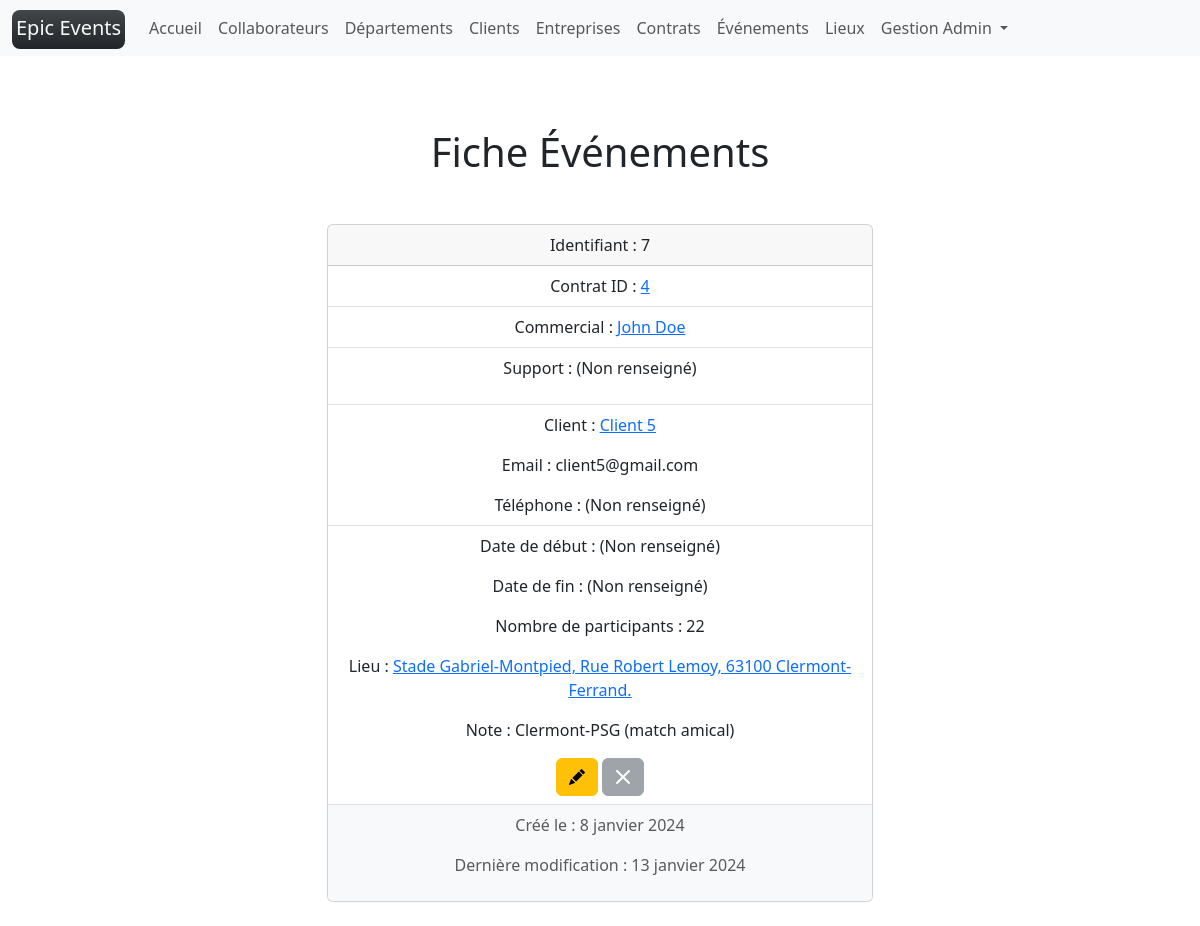
The app's page /events/7/ (signed in) with its own data.
### epic_events/models/collaborator.py (models this page shows, shortened)
class Collaborator(UserMixin, AbstractUser):
    department = models.ForeignKey(to=Department, on_delete=models.RESTRICT, null=True)
    birthdate = models.DateField(verbose_name="Date de naissance")
    REQUIRED_FIELDS = ["first_name", "last_name"]
    USERNAME_FIELD = "email"
    username = date_joined = None
    @property
    def str_id(self) -> str:
        if self.id:
            return str(self.id)
        return unfilled
    @property
    def role(self) -> str:
        if self.department:
            return self.department.name
        return unfilled
    @property
    def title(self) -> str:
        if self.first_name:
            return f"{self.role} {self.first_name.capitalize()}"
        return f"{self.role} {unfilled}"

### epic_events/models/department.py (models this page shows, shortened)
class Department(NameFieldMixin):
    @classmethod
    def french_name(self) -> str:
        """used in flash messages"""
        return "Département"

### epic_events/models/contract_event.py (models this page shows, shortened)
class Event(TimeFieldMixin):
    contract = models.ForeignKey(to=Contract, on_delete=models.CASCADE, null=True)
    location = models.ForeignKey(to=Location, on_delete=models.SET_NULL, null=True)
    support = models.ForeignKey(
        to=Collaborator, on_delete=models.SET_NULL, null=True, blank=True
    )
    attendees = models.PositiveIntegerField(
        default=0, verbose_name="Nombre de participants"
    )
    start_date = models.DateTimeField(
        verbose_name="Date de début", null=True, blank=True
    )
    end_date = models.DateTimeField(verbose_name="Date de fin", null=True, blank=True)
    note = models.TextField(max_length=2048, null=True, blank=True)
    @property
    def address(self):
        if self.location:
            return str(self.location)
        return unfilled
    @property
    def customer_name(self):
        if self.contract:
            return self.contract.customer_name
        return unfilled
    @property
    def customer_email(self):
        if self.contract:
            return self.contract.customer_email
        return unfilled
    @property
    def customer_phone(self):
        if self.contract:
            return self.contract.customer_phone
        return unfilled
    @property
    def commercial_name(self):
        if self.contract:
            return self.contract.commercial_name
        return unfilled

class Contract(TimeFieldMixin):
    customer = models.ForeignKey(to=Customer, on_delete=models.CASCADE, null=True)
    total_amount = models.PositiveIntegerField(
        default=0, verbose_name="Montant total €"
    )
    amount_paid = models.PositiveIntegerField(default=0, verbose_name="Montant payé €")
    is_signed = models.BooleanField(default=False, verbose_name="Signé")
    @property
    def customer_name(self) -> str:
        if self.customer:
            return self.customer.name
        return unfilled
    @property
    def customer_email(self) -> str:
        if self.customer:
            return self.customer.email
        return unfilled
    @property
    def customer_phone(self) -> str:
        if self.customer:
            return self.customer.formatted_phone
        return unfilled
    @property
    def customer_has_commercial(self) -> bool:
        if self.customer and self.customer.commercial:
            return True
        return False
    @property
    def commercial_id(self) -> str:
        if self.customer_has_commercial:
            return self.customer.commercial.str_id
        return unfilled
    @property
    def commercial_name(self) -> str:
        if self.customer_has_commercial:
            return self.customer.commercial.name
        return unfilled

### epic_events/models/customer.py (models this page shows, shortened)
class Customer(UserMixin):
    company = models.ForeignKey(to=Company, on_delete=models.SET_NULL, null=True)
    commercial = models.ForeignKey(
        to=Collaborator, on_delete=models.SET_NULL, null=True, related_name="commercial"
    )

### epic_events/models/location.py (models this page shows, shortened)
class Location(TimeFieldMixin):
    STREET_TYPE = [
        ("", ""),
        ("rue", "rue"),
        ("impasse", "impasse"),
        ("avenue", "avenue"),
        ("boulevard", "boulevard"),
        ("allée", "allée"),
        ("chemin", "chemin"),
    ]
    name = models.CharField(
        max_length=128, verbose_name="Nom du lieu", blank=True, null=True
    )
    number = models.CharField(
        max_length=50, blank=True, null=True, verbose_name="Numéro de voie"
    )
    street_type = models.CharField(
        max_length=100,
        choices=STREET_TYPE,
        blank=True,
        null=True,
        verbose_name="Type de voie",
    )
    street_name = models.CharField(
        max_length=100,
        blank=True,
        null=True,
        verbose_name="Nom de voie",
    )
    city = models.CharField(
        max_length=100,
        verbose_name="Ville",
    )
    zip = models.CharField(
        max_length=6,
        verbose_name="Code postal",
    )
    slug_form = models.SlugField(null=True, max_length=255)
    def __str__(self, name=True) -> str:
        if self.name and name:
            name = f"{self.name.title()}, "
        else:
            name = ""
        if self.number:
            number = f"{self.number.upper()} "
        else:
            number = ""
        if self.street_type:
            street_type = f"{self.street_type.capitalize()} "
        else:
            street_type = ""
        if self.street_name:
            street_name = f"{self.street_name.title()}, "
        else:
            street_name = ""
        if self.zip:
            zip = f"{self.zip} "
        else:
            zip = ""
        if self.city:
            city = f"{self.city.title()}."
        else:
            city = ""
        return f"{name}{number}{street_type}{street_name}{zip}{city}"

### epic_events/views/event.py (the view)
class DetailView(read_permission, View):
    def get(self, request, id, *args, **kwargs):
        context["obj"] = get_object_or_404(model, id=id)
        return render(request, model.template_name_detail(), context)

### epic_events/models/mixins.py (called while the page is built)
    @classmethod
    def singular_name(self) -> str:
        return self.__name__.lower()

    @classmethod
    def template_name_detail(self) -> str:
        return f"{self.singular_name()}/detail.html"

    def __str__(self) -> str:
        if self.first_name:
            first_name = self.first_name.capitalize()
        else:
            first_name = unfilled
        if self.last_name:
            last_name = self.last_name.capitalize()
        else:
            last_name = unfilled
        return f"{first_name} {last_name}"

    @property
    def name(self) -> str:
        return str(self)

    @property
    def formatted_phone(self):
        if self.phone:
            return phonenumbers.format_number(
                self.phone, phonenumbers.PhoneNumberFormat.INTERNATIONAL
            )
        return unfilled

### epic_events/templates/event/detail.html (shortened to what this page needs)
{% extends "base.html" %}
{% block content %}
    <h1 class="text-center my-5">Fiche {{title}}</h1>
    <div class="offset-md-3 col-md-6 offset-1 col-10">
      <div class="card">
        <div class="card-header text-center">
          Identifiant : {{obj.id}}
        </div>
        <ul class="list-group list-group-flush text-center">
          <li class="list-group-item">
            {% if obj.contract %}
              <p class="card-text">Contrat ID :  <a href="{% url 'contract' id=obj.contract.id %}">{{obj.contract.id}}</a></p>
            {% else %}
              <p class="card-text">Contrat ID : (Non renseigné)</p>
            {% endif %}
          </li>
          <li class="list-group-item">
            {% if obj.contract and obj.contract.customer_has_commercial %}
              <p class="card-text">Commercial : <a href="{% url 'collaborator' id=obj.contract.customer.commercial.id %}">{{obj.commercial_name}}</a></p>
            {% else %}
              <p>Commercial : (Non renseigné)</p>
            {% endif %}
          </li>
          <li class="list-group-item">
            {% if obj.support %}
              <p class="card-text">Support : <a href="{% url 'collaborator' id=obj.support.id %}">{{obj.support_name}}</a></p>
            {% else %}
              <p>Support : (Non renseigné)</p>
            {% endif %}
          </li>
          <li class="list-group-item">
            {% if obj.contract and obj.contract.customer %}
              <p class="card-text">Client : <a href="{% url 'customer' id=obj.contract.customer.id %}">{{obj.customer_name}}</a></p>
              <p class="card-text">Email : {{obj.customer_email}}</p>
              <p class="card-text">Téléphone : {{obj.customer_phone}}</p>
            {% else %}
              <p>Client : (Non renseigné)</p>
            {% endif %}
          </li>
            <li class="list-group-item">
              <p class="card-text">Date de début : {% if obj.start_date %} {{obj.start_date}} {% else %}  (Non renseigné) {% endif %}</p>
              <p class="card-text">Date de fin : {% if obj.start_date %} {{obj.start_date}} {% else %}  (Non renseigné) {% endif %}</p>
              <p class="card-text">Nombre de participants : {% if obj.attendees %} {{obj.attendees}} {% else %}  (Non renseigné) {% endif %}</p>
              <p class="card-text">Lieu :
                {% if obj.location %}
                  <a href="{% url 'location' id=obj.location.id %}">
                    {{obj.address}}
                  </a>
                {% else %}
                  (Non renseigné)
                {% endif %}
              </p>
              <p class="card-text">Note : {% if obj.note %} {{obj.note}} {% else %} (Non renseigné) {% endif %}</p>
              {% if user.role == "Gestion" %}
                <a href="{% url 'change_support' id=obj.id  %}" class="btn btn-warning" title="Modifier support">
                  <i class="bi bi-pencil-fill"></i>
                </a>
                <button class="btn btn-secondary disabled"><i class="bi bi-x-lg"></i></button>
              {% endif %}
            </li>
            <li class="list-group-item text-muted bg-light">
              <p>Créé le : {{obj.creation_time|date}}</p>
              <p>Dernière modification : {{obj.edition_time|date}}</p>
            </li>
        </ul>
      </div>
    </div>
{% endblock content %}

### epic_events/templates/partials/navbar.html (shortened to what this page needs)
<nav class="navbar navbar-expand-lg navbar-light bg-light">
  <div class="container-fluid">
    <a class="navbar-brand" href="{% url 'home' %}">
      <span class="bg-dark text-light p-1 pb-2 bg-gradient rounded-3">
        Epic Events
      </span>
    </a>
    <div class="collapse navbar-collapse" id="navbarScroll">
      {% if user.is_authenticated %}
      <ul class="navbar-nav me-auto my-2 my-lg-0 navbar-nav-scroll" style="--bs-scroll-height: 100px;">
        <li class="nav-item">
          <a
          {% if '/home/' == request.path %}
            class="nav-link active border-bottom border-dark border-2"
            aria-current="page"
          {% else %}
            class="nav-link"
          {% endif %}
            href="{% url 'home' %}">Accueil
          </a>
        </li>
        {% if user.role == "Gestion" %}
        <li class="nav-item">
          <a
          {% if request.path == "/collaborators/" or "collaborators" in request.path and "search" in request.path %}
            class="nav-link active border-bottom border-dark border-2"
            aria-current="page"
          {% else %}
            class="nav-link"
          {% endif %}
           href="{% url 'collaborators' %}">Collaborateurs
          </a>
        </li>
        <li class="nav-item">
          <a
          {% if request.path == "/departments/" or "departments" in request.path and "search" in request.path %}
            class="nav-link active border-bottom border-dark border-2"
            aria-current="page"
          {% else %}
            class="nav-link"
          {% endif %}
            href="{% url 'departments' %}">Départements
          </a>
        </li>
        {% endif %}
        <li class="nav-item">
          <a
          {% if '/customers/' == request.path %}
            class="nav-link active border-bottom border-dark border-2"
            aria-current="page"
          {% else %}
            class="nav-link"
          {% endif %}
           href="{% url 'customers' %}">Clients
          </a>
        </li>
        <li class="nav-item">
          <a
          {% if '/companies/' == request.path %}
            class="nav-link active border-bottom border-dark border-2"
            aria-current="page"
          {% else %}
            class="nav-link"
          {% endif %}
            href="{% url 'companies' %}">Entreprises
          </a>
        </li>
        <li class="nav-item">
          <a
          {% if '/contracts/' == request.path %}
            class="nav-link active border-bottom border-dark border-2"
            aria-current="page"
          {% else %}
            class="nav-link"
          {% endif %}
            href="{% url 'contracts' %}">Contrats
          </a>
        </li>
        <li class="nav-item">
          <a
          {% if '/events/' == request.path %}
            class="nav-link active border-bottom border-dark border-2"
            aria-current="page"
          {% else %}
            class="nav-link"
          {% endif %}
            href="{% url 'events' %}">Événements
          </a>
        </li>
        <li class="nav-item">
          <a
          {% if '/locations/' == request.path %}
            class="nav-link active border-bottom border-dark border-2"
            aria-current="page"
          {% else %}
            class="nav-link"
          {% endif %}
            href="{% url 'locations' %}">Lieux
          </a>
        </li>
        <li class="nav-item dropdown">
          <a
          {% if '/collaborators/'|add:user.str_id|add:'/' == request.path %}
            class="nav-link dropdown-toggle active border-bottom border-dark border-2"
          {% else %}
            class="nav-link dropdown-toggle"
          {% endif %}
          href="#" id="navbarScrollingDropdown" role="button" data-bs-toggle="dropdown" aria-expanded="false">
            {{user.title}}
          </a>
        </li>
      </ul>
      {% endif %}
    </div>
  </div>
</nav>

### records on screen
Collaborator: title "Gestion Admin"
Event: id "7", contract.id "4", commercial_name "John Doe", customer_name "Client 5", customer_email "client5@gmail.com", customer_phone "(Non renseigné)", attendees "22", address "Stade Gabriel-Montpied, Rue Robert Lemoy, 63100 Clermont-Ferrand.", note "Clermont-PSG (match amical)", creation_time "8 janvier 2024", edition_time "13 janvier 2024"

### other values on screen
{{ title }} "Événements"
